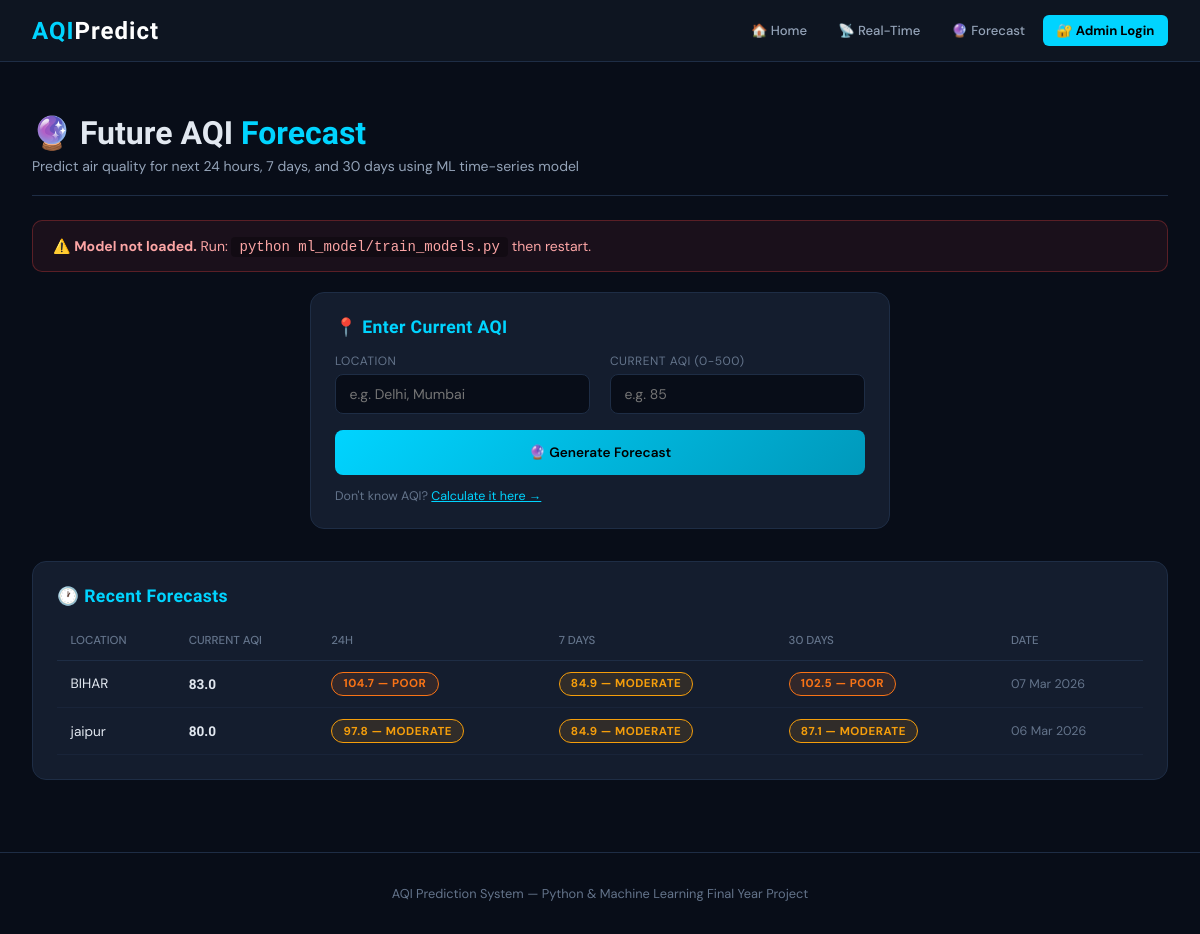
The page /future/ on the database its author committed.
### aqi_app/models.py (models this page shows, shortened)
class ForecastResult(models.Model):
    user          = models.ForeignKey(User, on_delete=models.SET_NULL, null=True, blank=True)
    location_name = models.CharField(max_length=200)
    current_aqi   = models.FloatField()
    forecast_24h  = models.FloatField()
    forecast_7d   = models.FloatField()
    forecast_30d  = models.FloatField()
    category_24h  = models.CharField(max_length=20)
    category_7d   = models.CharField(max_length=20)
    category_30d  = models.CharField(max_length=20)
    created_at    = models.DateTimeField(auto_now_add=True)
    class Meta:
        ordering = ['-created_at']

### aqi_app/views.py (the view, shortened to what this page needs)
# urls.py: path('future/',     views.future_forecast, name='future'),
def future_forecast(request):
    result=None
    return render(request,'future.html',{'result':result,'model_ok':bool(FUTURE_MODEL),
        'recent':ForecastResult.objects.all()[:5]})

### templates/future.html (shortened to what this page needs)
{% extends 'base.html' %}
{% block content %}
<div class="ph"><h1>🔮 Future AQI <span class="accent">Forecast</span></h1><p>Predict air quality for next 24 hours, 7 days, and 30 days using ML time-series model</p></div>
{% if not model_ok %}
<div class="warn-box">⚠️ <b>Model not loaded.</b> Run: <code style="background:rgba(0,0,0,.3);padding:2px 8px;border-radius:4px;">python ml_model/train_models.py</code> then restart.</div>
{% endif %}
<div class="card" style="max-width:580px;margin:0 auto 2rem;">
  <div class="card-title">📍 Enter Current AQI</div>
  <form method="POST">{% csrf_token %}
    <div class="g2">
      <div class="form-group">
        <label>Location</label>
        <input type="text" name="location" value="{% if result %}{{ result.loc }}{% endif %}" placeholder="e.g. Delhi, Mumbai" required>
      </div>
      <div class="form-group">
        <label>Current AQI (0-500)</label>
        <input type="number" name="current_aqi" min="0" max="500" value="{% if result %}{{ result.cur }}{% endif %}" placeholder="e.g. 85" required>
      </div>
    </div>
    <button type="submit" class="btn btn-primary" style="width:100%;justify-content:center;padding:.875rem;" {% if not model_ok %}disabled{% endif %}>
      🔮 Generate Forecast
    </button>
  </form>
  <p style="margin-top:.85rem;font-size:.78rem;color:var(--muted);">Don't know AQI? <a href="/" style="color:var(--accent);">Calculate it here →</a></p>
</div>
{% if recent %}
<div class="card">
  <div class="card-title">🕐 Recent Forecasts</div>
  <div style="overflow-x:auto">
    <table>
      <thead><tr><th>Location</th><th>Current AQI</th><th>24h</th><th>7 Days</th><th>30 Days</th><th>Date</th></tr></thead>
      <tbody>
      {% for f in recent %}
      <tr>
        <td>{{ f.location_name }}</td>
        <td style="font-family:'Rajdhani',sans-serif;font-weight:700;">{{ f.current_aqi }}</td>
        <td><span class="badge badge-{% if f.category_24h == 'Good' %}good{% elif f.category_24h == 'Moderate' %}moderate{% elif f.category_24h == 'Poor' %}poor{% elif f.category_24h == 'Very Poor' %}verypoor{% else %}severe{% endif %}">{{ f.forecast_24h }} — {{ f.category_24h }}</span></td>
        <td><span class="badge badge-{% if f.category_7d == 'Good' %}good{% elif f.category_7d == 'Moderate' %}moderate{% elif f.category_7d == 'Poor' %}poor{% elif f.category_7d == 'Very Poor' %}verypoor{% else %}severe{% endif %}">{{ f.forecast_7d }} — {{ f.category_7d }}</span></td>
        <td><span class="badge badge-{% if f.category_30d == 'Good' %}good{% elif f.category_30d == 'Moderate' %}moderate{% elif f.category_30d == 'Poor' %}poor{% elif f.category_30d == 'Very Poor' %}verypoor{% else %}severe{% endif %}">{{ f.forecast_30d }} — {{ f.category_30d }}</span></td>
        <td style="color:var(--muted);font-size:.78rem;">{{ f.created_at|date:"d M Y" }}</td>
      </tr>
      {% endfor %}
      </tbody>
    </table>
  </div>
</div>
{% endif %}
{% endblock %}

### templates/base.html (style rules this page uses)
:root { --bg:#080d18;--surface:#0f1623;--card:#141d2e;--border:#1e2d45;--accent:#00d4ff;--text:#e2e8f0;--muted:#64748b;--muted2:#94a3b8;--good:#22c55e;--mod:#f59e0b;--poor:#f97316;--vp:#ef4444;--sev:#7c3aed; }
* { margin:0;padding:0;box-sizing:border-box; }
body { font-family:'DM Sans',sans-serif;background:var(--bg);color:var(--text);min-height:100vh; }
.card { background:var(--card);border:1px solid var(--border);border-radius:14px;padding:1.5rem; }
.card-title { font-family:'Rajdhani',sans-serif;font-size:1.1rem;font-weight:700;color:var(--accent);margin-bottom:1rem;letter-spacing:.4px; }
.btn { display:inline-flex;align-items:center;gap:.4rem;padding:.6rem 1.4rem;border-radius:8px;border:none;font-size:.85rem;font-weight:600;cursor:pointer;text-decoration:none;transition:all .2s;font-family:'DM Sans',sans-serif; }
.btn-primary { background:linear-gradient(135deg,var(--accent),#0099bb);color:#000; }
.form-group { margin-bottom:1rem; }
label { display:block;font-size:.75rem;color:var(--muted);margin-bottom:.35rem;text-transform:uppercase;letter-spacing:.5px; }
input,select { width:100%;background:var(--bg);border:1px solid var(--border);border-radius:8px;color:var(--text);padding:.6rem .85rem;font-size:.875rem;outline:none;transition:border-color .2s;font-family:'DM Sans',sans-serif; }
.badge { display:inline-block;padding:.22rem .7rem;border-radius:20px;font-size:.72rem;font-weight:700;text-transform:uppercase;letter-spacing:.5px; }
.badge-moderate { background:rgba(245,158,11,.12);color:var(--mod);border:1px solid var(--mod); }
.badge-poor { background:rgba(249,115,22,.12);color:var(--poor);border:1px solid var(--poor); }
table { width:100%;border-collapse:collapse;font-size:.85rem; }
th { color:var(--muted);font-weight:500;text-align:left;padding:.7rem .85rem;border-bottom:1px solid var(--border);font-size:.72rem;text-transform:uppercase; }
td { padding:.7rem .85rem;border-bottom:1px solid rgba(30,45,69,.5); }
.g2 { display:grid;grid-template-columns:1fr 1fr;gap:1.25rem; }
.ph { padding:1.75rem 0 1.25rem;margin-bottom:1.5rem;border-bottom:1px solid var(--border); }
.ph h1 { font-family:'Rajdhani',sans-serif;font-size:2rem;font-weight:700; }
.ph p { color:var(--muted2);font-size:.875rem;margin-top:.3rem; }
.accent { color:var(--accent); }

### templates/future.html (style rules this page uses)
.warn-box { background:rgba(239,68,68,.08);border:1px solid rgba(239,68,68,.3);border-radius:10px;padding:1rem 1.25rem;color:#fca5a5;font-size:.875rem;margin-bottom:1.25rem; }

### rows shown on the page
ForecastResult: location_name "BIHAR", current_aqi "83.0", forecast_24h "104.7", category_24h "POOR", forecast_7d "84.9", category_7d "MODERATE", forecast_30d "102.5", category_30d "POOR", created_at "07 Mar 2026"
ForecastResult: location_name "jaipur", current_aqi "80.0", forecast_24h "97.8", category_24h "MODERATE", forecast_7d "84.9", category_7d "MODERATE", forecast_30d "87.1", category_30d "MODERATE", created_at "06 Mar 2026"
